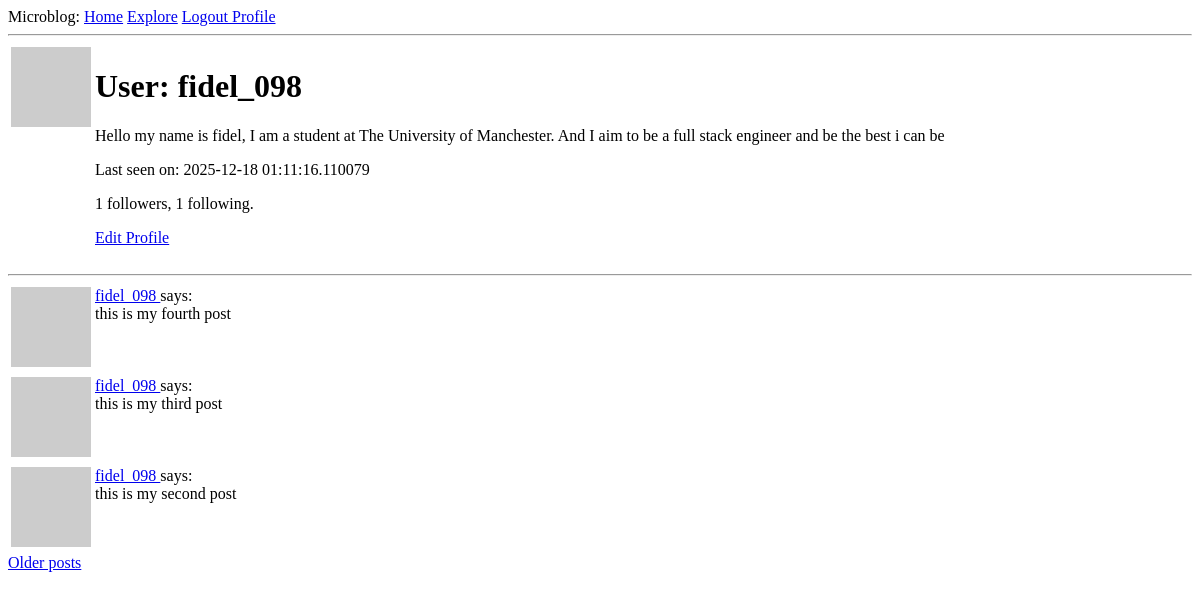
The page /user/fidel_098 (signed in) on the database as committed earlier.
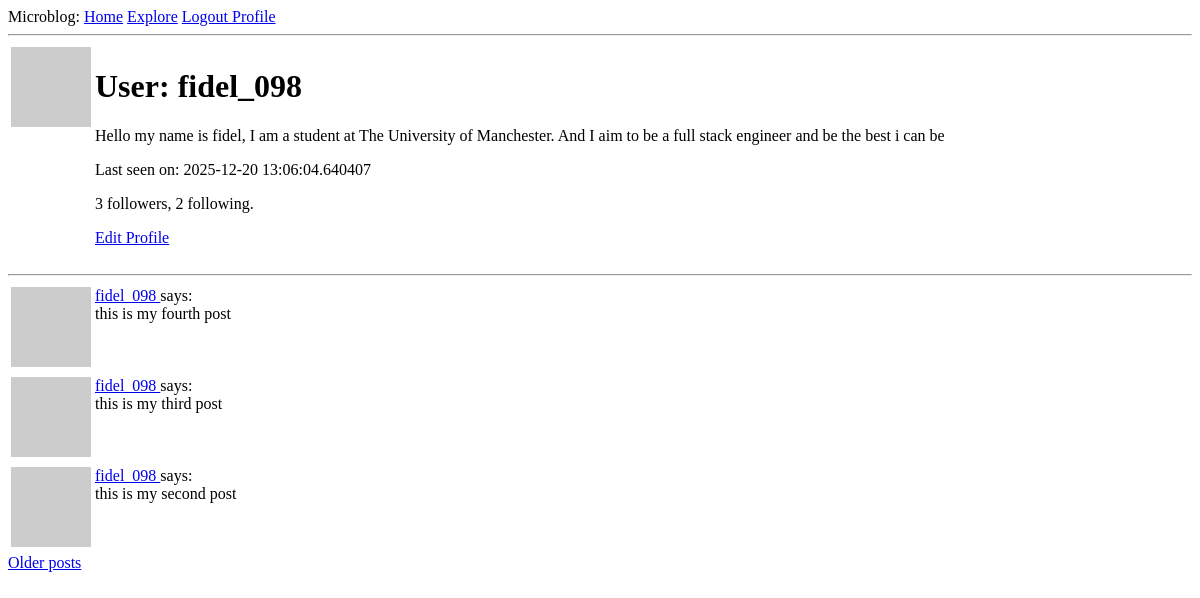
The same page on the database as committed later.
### app/models.py (models this page shows, shortened)
class User(UserMixin, db.Model):
    id: so.Mapped[int] = so.mapped_column(primary_key=True)
    username: so.Mapped[str] = so.mapped_column(sa.String(64), index=True, unique=True)
    email: so.Mapped[str] = so.mapped_column(sa.String(120), index=True, unique=True)
    password_hash: so.Mapped[Optional[str]] = so.mapped_column(sa.String(256))
    posts: so.WriteOnlyMapped['Post'] = so.relationship(back_populates='author')
    about_me: so.Mapped[Optional[str]] = so.mapped_column(sa.String(140))
    last_seen: so.Mapped[Optional[datetime]] = so.mapped_column(default=lambda:
                                datetime.now(timezone.utc))
    def avatar(self, size):
        digest = md5(self.email.lower().encode('utf-8')).hexdigest()
        return f'https://www.gravatar.com/avatar/{digest}?d=identicon&s={size}'
    following: so.WriteOnlyMapped['User'] = so.relationship(
        secondary=followers,
        primaryjoin=(followers.c.follower_id == id),
        secondaryjoin=(followers.c.followed_id == id),
        back_populates='followers')
    followers: so.WriteOnlyMapped['User'] = so.relationship(
        secondary=followers, primaryjoin=(followers.c.followed_id == id),
        secondaryjoin=(followers.c.follower_id == id),
        back_populates='following')
    def followers_count(self):
        query = sa.select(sa.func.count()).select_from(
            self.followers.select().subquery())
        return db.session.scalar(query)
    def following_count(self):
        query = sa.select(sa.func.count()).select_from(
            self.following.select().subquery())
        return db.session.scalar(query)

### app/routes.py (the view)
@app.route('/user/<username>')
@login_required
def user(username):
    user = db.first_or_404(sa.select(User).where(User.username ==username))
    page = request.args.get('page', 1, type=int)
    query = user.posts.select().order_by(Post.timestamp.desc())
    posts = db.paginate(query, page=page, per_page=app.config['POSTS_PER_PAGE'], error_out=False)
    prev_url=None
    next_url=None
    if posts.has_next:
        next_url = url_for('user', username=user.username, page=posts.next_num)
    else:
        None
    if posts.has_prev:
        prev_url = url_for('user',username=user.username, page=posts.prev_num)
    else:
        None
    form = EmptyForm()
    return render_template('user.html',form=form,
                           posts=posts.items, next_url=next_url,
                           prev_url=prev_url, user=user)

### app/models.py (called while the page is built)
@login.user_loader
def load_user(id):
    return db.session.get(User, int(id))

### app/routes.py (called while the page is built)
@app.before_request
def before_request():
    if current_user.is_authenticated:
        current_user.last_seen = datetime.now(timezone.utc)
        db.session.commit()

### app/templates/user.html (shortened to what this page needs)
 {%extends "base.html" %}
 {% block content %}
    <table>
        <tr valign="top">
             <td><img src = "{{ user.avatar(128) }}"></td>
             <td>
                <h1>User: {{ user.username }}</h1>
                {% if user.about_me %}<p>{{ user.about_me }}</p>{% endif %}
                {% if user.last_seen %}<p>Last seen on: {{ user.last_seen}}</p>{% endif %}
                 <p>{{ user.followers_count() }} followers, {{ user.following_count() }} following.</p>
                 {% if user == current_user %}
                <p><a href="{{ url_for('edit_profile') }}">Edit Profile</a></p>
                {% endif %}
            </td>
        </tr>
    </table>
    <hr>
    {% for post in posts %}
        {% include '_post.html' %}
    {% endfor %}
    {% if next_url %}
    <a href="{{ next_url }}">Older posts</a>
    {% endif %}
{% endblock %}

Rows that differ between the two databases and show on the page:
changed User "fidel_098": last_seen "2025-12-18 01:11:16.110079" → "2025-12-20 13:06:04.640407"
Other text that changed with them:
{{ user.followers_count() }}: "1" → "3"
{{ user.following_count() }}: "1" → "2"
